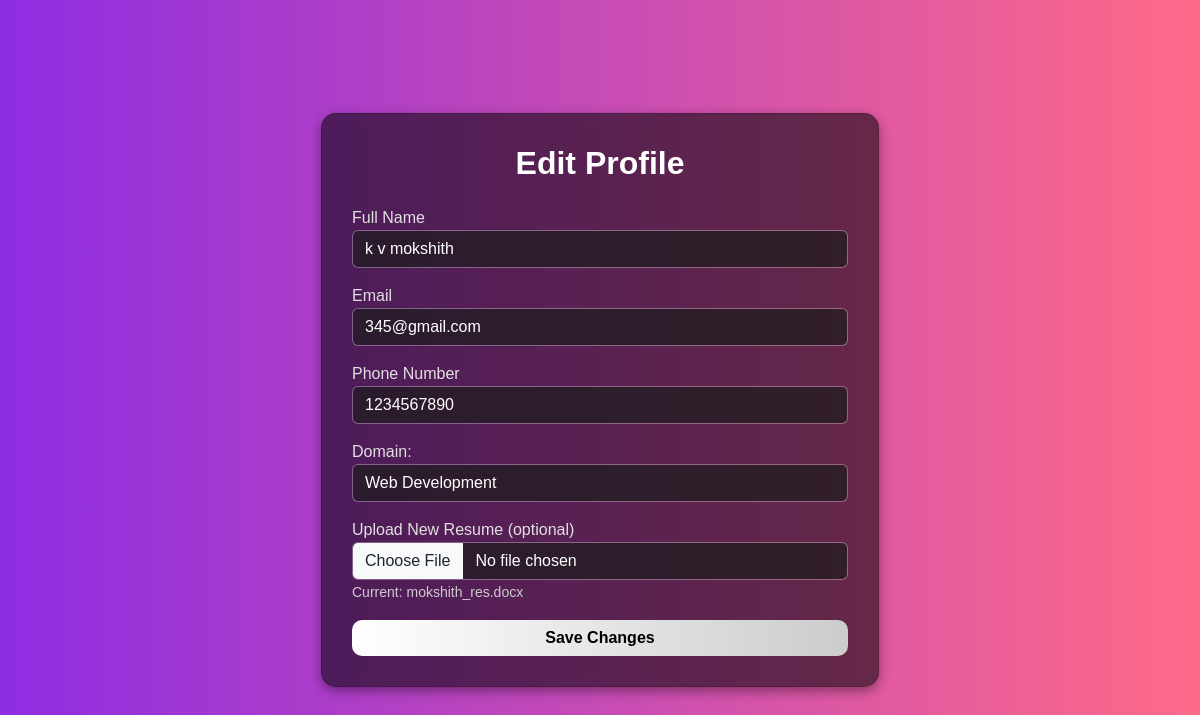
Page /edit_profile (signed in) on the earlier database version.
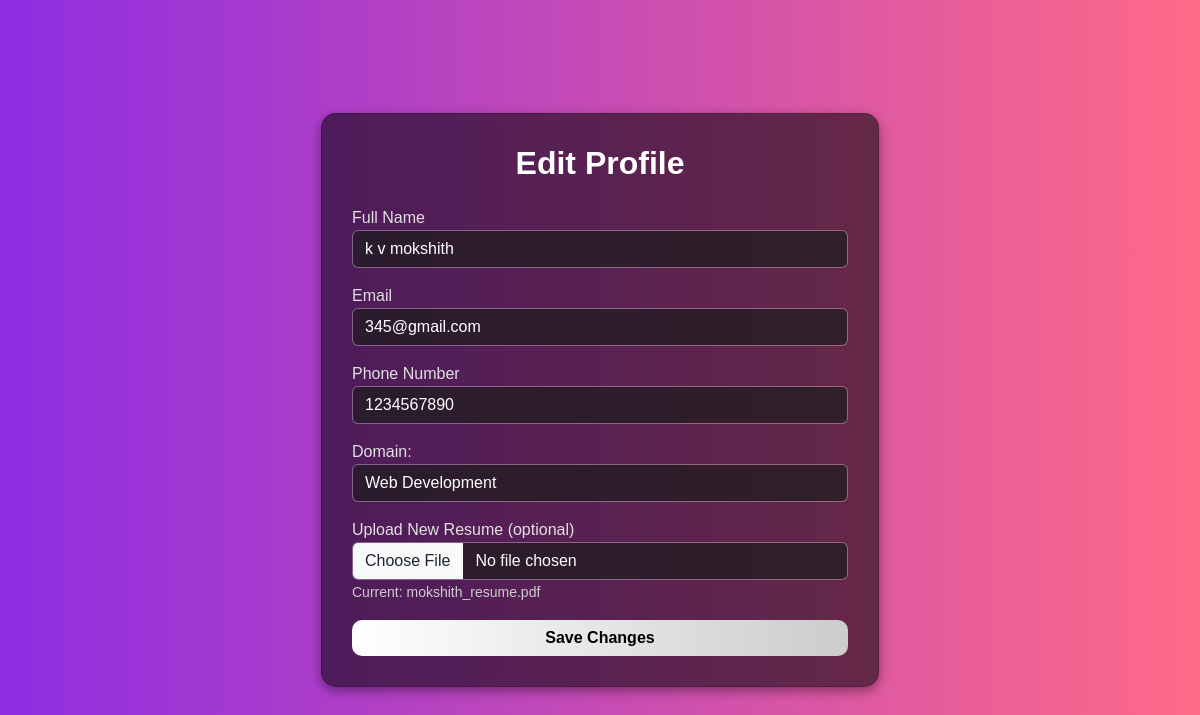
Same page on the later database version.
### tables this page shows
CREATE TABLE users (
            id INTEGER PRIMARY KEY AUTOINCREMENT,
            username TEXT UNIQUE NOT NULL,
            email TEXT UNIQUE NOT NULL,
            password TEXT NOT NULL,
            fullname TEXT,
            contact TEXT,
            resume TEXT,
            skills TEXT,
            domain TEXT
        );

### app.py (the view, shortened to what this page needs)
@app.route("/edit_profile", methods=["GET", "POST"])
def edit_profile():
    if "user_id" not in session:
        return redirect(url_for("login"))
    conn = get_db_connection()
    user = conn.execute("SELECT * FROM users WHERE id = ?", (session["user_id"],)).fetchone()
    conn.close()
    return render_template("edit_profile.html", user=user)

### app.py (called while the page is built)
def get_db_connection():
    conn = sqlite3.connect("users.db")
    conn.row_factory = sqlite3.Row
    return conn

### templates/edit_profile.html (shortened to what this page needs)
<!DOCTYPE html>
<html lang="en">
<head>
  <link href="https://cdn.jsdelivr.net/npm/bootstrap@5.3.2/dist/css/bootstrap.min.css" rel="stylesheet">
</head>
<body>
  <div class="container d-flex justify-content-center align-items-center vh-100">
    <div class="card w-50">
      <h2 class="text-center mb-4">Edit Profile</h2>
      <form method="POST" enctype="multipart/form-data">
        <div class="mb-3">
          <label>Full Name</label>
          <input type="text" class="form-control" name="fullname" value="{{ user['fullname'] }}" required>
        </div>
        <div class="mb-3">
          <label>Email</label>
          <input type="email" class="form-control" name="email" value="{{ user['email'] }}" required>
        </div>
        <div class="mb-3">
          <label>Phone Number</label>
          <input type="text" class="form-control" name="contact" value="{{ user['contact'] }}">
        </div>
      <div class="mb-3">
        <label for="domain">Domain:</label>
        <select class="form-control" name="domain" required>
          <option value="Web Development">Web Development</option>
        </select>
      </div>
        <div class="mb-3">
          <label>Upload New Resume (optional)</label>
          <input type="file" class="form-control" name="resume" accept=".pdf">
          {% if user['resume'] %}
            <small class="text-muted">Current: {{ user['resume'] }}</small>
          {% endif %}
        </div>
        <button type="submit" class="btn btn-custom w-100">Save Changes</button>
      </form>
    </div>
  </div>
</body>
</html>

Differences in the rows shown:
changed users "k v mokshith": resume "mokshith_res.docx" → "mokshith_resume.pdf"
